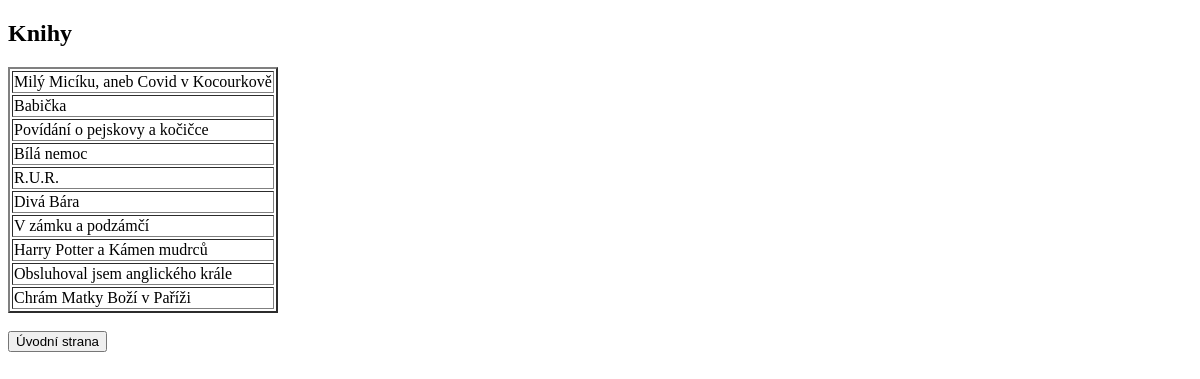
/Final_project/PHP/books.php, run on the app's committed database.
### tables this page shows
CREATE TABLE IF NOT EXISTS `autor` (
  `idautor` INT UNSIGNED NOT NULL AUTO_INCREMENT,
  `jmeno` VARCHAR(40) NULL,
  `prijmeni` VARCHAR(45) NULL,
  `dilo` VARCHAR(50) NULL,
  PRIMARY KEY (`idautor`));

### Final_project/PHP/books.php (the view, shortened to what this page needs)
<?php
$connection = mysqli_connect("localhost", "root", "", "autor");
mysqli_set_charset($connection, "utf8mb4");
$query = "SELECT * FROM autor";
$result = mysqli_query($connection, $query);
?>
<!DOCTYPE html>
<html lang="cs">
<head>
    <link href="CSS/style.css" rel="stylesheet" type="text/css" />
</head>
<body>
    <?php
    echo ('<h2>Knihy</h2><table border="2">');
    foreach ($result as $u) {
        echo ('</td><td>' . htmlspecialchars($u['dilo']));
        echo ('</td></tr>');
    }
    echo ('</table>');
    ?>
    <br><input type=button onclick="history.back()" value="Úvodní strana">
</body>

### data on the page
autor: dilo "Milý Micíku, aneb Covid v Kocourkově"
autor: dilo "Babička"
autor: dilo "Povídání o pejskovy a kočičce"
autor: dilo "Bílá nemoc"
autor: dilo "R.U.R."
autor: dilo "Divá Bára"
autor: dilo "V zámku a podzámčí"
autor: dilo "Harry Potter a Kámen mudrců"
autor: dilo "Obsluhoval jsem anglického krále"
autor: dilo "Chrám Matky Boží v Paříži"
